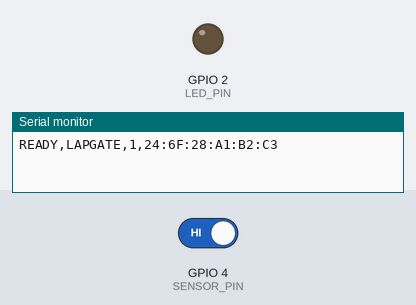
Recording of a sketch running on a simulated ESP32. Parts: output pins drawn as LEDs (lit = HIGH), the last lines printed to the serial monitor. Dashed ring = blinking. The test bench sets the inputs (shaded band); at power-on: GPIO 4 (SENSOR_PIN) HIGH.

Above: at 1.4 s.
1.5 s: GPIO 4 (SENSOR_PIN) driven LOW
At 1.56 s:
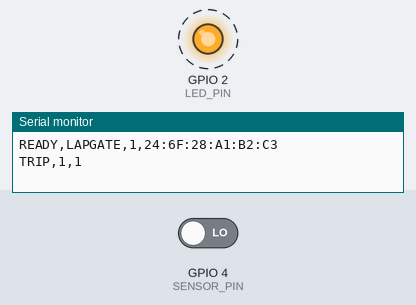
Timing chart, 0 to 10.5 s (numbered marks = the images above; inputs shaded):
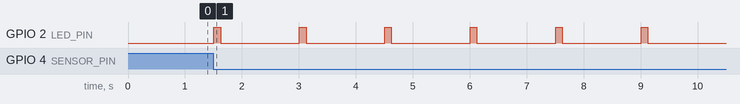

Measured:
- after the input at 1.5 s, GPIO 2 (LED_PIN): alternates HIGH for 0.12 s and LOW for 1.4 s, starting at once

The sketch:

lap_gate.ino
```cpp
/* ================================================================
   RC SIM RACING ARCADE — IR LAP GATE
   ----------------------------------------------------------------
   Board  : any WiFi ESP32 (classic, S2, S3, C3, C6)
   Sensor : an IR break-beam pair (emitter + receiver) spanning the
            start/finish line. When a car breaks the beam, the receiver
            output changes state and we broadcast a "lap" over ESP-NOW.

   The master transmitter hears the broadcast and relays it to the
   browser as "LAP,<gate>,<seq>"; the app auto-starts the race timer on
   the first crossing and logs each lap after that, updating the
   per-car leaderboard.

   ---- SENSOR WIRING (typical 3-wire IR break-beam receiver) ----
      Receiver VCC -> 5V (or 3.3V per your module)   GND -> GND
      Receiver OUT -> SENSOR_PIN (GPIO below)
   Most modules pull OUT LOW while the beam is BLOCKED and leave it HIGH
   when clear (BEAM_BLOCKED_LEVEL = LOW). If yours is inverted, flip
   BEAM_BLOCKED_LEVEL to HIGH. A photodiode/phototransistor + comparator
   (LM393) module works well and is cheap. Align emitter and receiver
   across the track at axle height.

   ---- MUST MATCH THE FLEET ----
   ENABLE_LR_MODE must equal the master + cars. The gate broadcasts on
   the current channel; keep it on the same channel as the master.
   ================================================================ */

#include <WiFi.h>
#include <esp_now.h>
#include <esp_wifi.h>
#include <esp_mac.h>

/* ---------- Identity ---------- */
static const uint8_t GATE_ID = 1;         // 1..255; unique if you run several gates

/* ---------- Long Range (LR) mode — must match master + cars ---------- */
static const bool ENABLE_LR_MODE = true;

/* ---------- Pins (defaults are broken-out, non-strapping) ---------- */
#if   defined(CONFIG_IDF_TARGET_ESP32C3)
  static const int SENSOR_PIN = 3;
  static const int LED_PIN    = 8;   // C3 super-mini onboard LED (active-low on many)
#elif defined(CONFIG_IDF_TARGET_ESP32S3)
  static const int SENSOR_PIN = 4;
  static const int LED_PIN    = 2;
#elif defined(CONFIG_IDF_TARGET_ESP32S2)
  static const int SENSOR_PIN = 4;
  static const int LED_PIN    = 15;
#elif defined(CONFIG_IDF_TARGET_ESP32C6)
  static const int SENSOR_PIN = 2;
  static const int LED_PIN    = 15;
#else  // classic ESP32
  static const int SENSOR_PIN = 4;
  static const int LED_PIN    = 2;
#endif

/* ---------- Behaviour ---------- */
static const int      BEAM_BLOCKED_LEVEL = LOW;   // level read when the beam is broken
static const uint32_t DEBOUNCE_MS        = 1500;  // ignore re-triggers within this window
static const bool     USE_PULLUP         = true;  // enable internal pull-up on the sensor pin

/* ---------- ESP-NOW ---------- */
static const uint8_t BROADCAST[6] = {0xFF,0xFF,0xFF,0xFF,0xFF,0xFF};

typedef struct __attribute__((packed)) {
  char     tag[4];  // "LAP\0"
  uint8_t  gate;
  uint32_t seq;
} LapFrame;

static uint32_t lastTripMs = 0;
static uint32_t seq        = 0;

static void sendLap() {
  LapFrame f = {};
  f.tag[0]='L'; f.tag[1]='A'; f.tag[2]='P'; f.tag[3]=0;
  f.gate = GATE_ID;
  f.seq  = ++seq;
  esp_now_send(BROADCAST, (uint8_t *) &f, sizeof(f));
  Serial.print("TRIP,"); Serial.print(GATE_ID); Serial.print(','); Serial.println(seq);
}

void setup() {
  Serial.begin(115200);
  delay(200);

  pinMode(SENSOR_PIN, USE_PULLUP ? INPUT_PULLUP : INPUT);
  pinMode(LED_PIN, OUTPUT);
  digitalWrite(LED_PIN, LOW);

  WiFi.mode(WIFI_STA);
  WiFi.disconnect();
  if (ENABLE_LR_MODE) {
    esp_wifi_set_protocol(WIFI_IF_STA,
      WIFI_PROTOCOL_11B | WIFI_PROTOCOL_11G | WIFI_PROTOCOL_11N | WIFI_PROTOCOL_LR);
  }
  if (esp_now_init() != ESP_OK) { Serial.println("ERR,ESPNOW_INIT"); ESP.restart(); }

  esp_now_peer_info_t peer = {};
  memcpy(peer.peer_addr, BROADCAST, 6);
  peer.channel = 0; peer.ifidx = WIFI_IF_STA; peer.encrypt = false;
  esp_now_add_peer(&peer);

  uint8_t mac[6];
  esp_read_mac(mac, ESP_MAC_WIFI_STA);
  char macStr[18];
  snprintf(macStr, sizeof(macStr), "%02X:%02X:%02X:%02X:%02X:%02X",
           mac[0], mac[1], mac[2], mac[3], mac[4], mac[5]);
  Serial.print("READY,LAPGATE,"); Serial.print(GATE_ID); Serial.print(','); Serial.println(macStr);
}

void loop() {
  const bool blocked = (digitalRead(SENSOR_PIN) == BEAM_BLOCKED_LEVEL);
  const uint32_t now = millis();
  if (blocked && (now - lastTripMs) > DEBOUNCE_MS) {
    lastTripMs = now;
    digitalWrite(LED_PIN, HIGH);
    sendLap();
  }
  // Brief LED flash after a trip, then off.
  if (now - lastTripMs > 120) digitalWrite(LED_PIN, LOW);
  delay(2);
}
```
